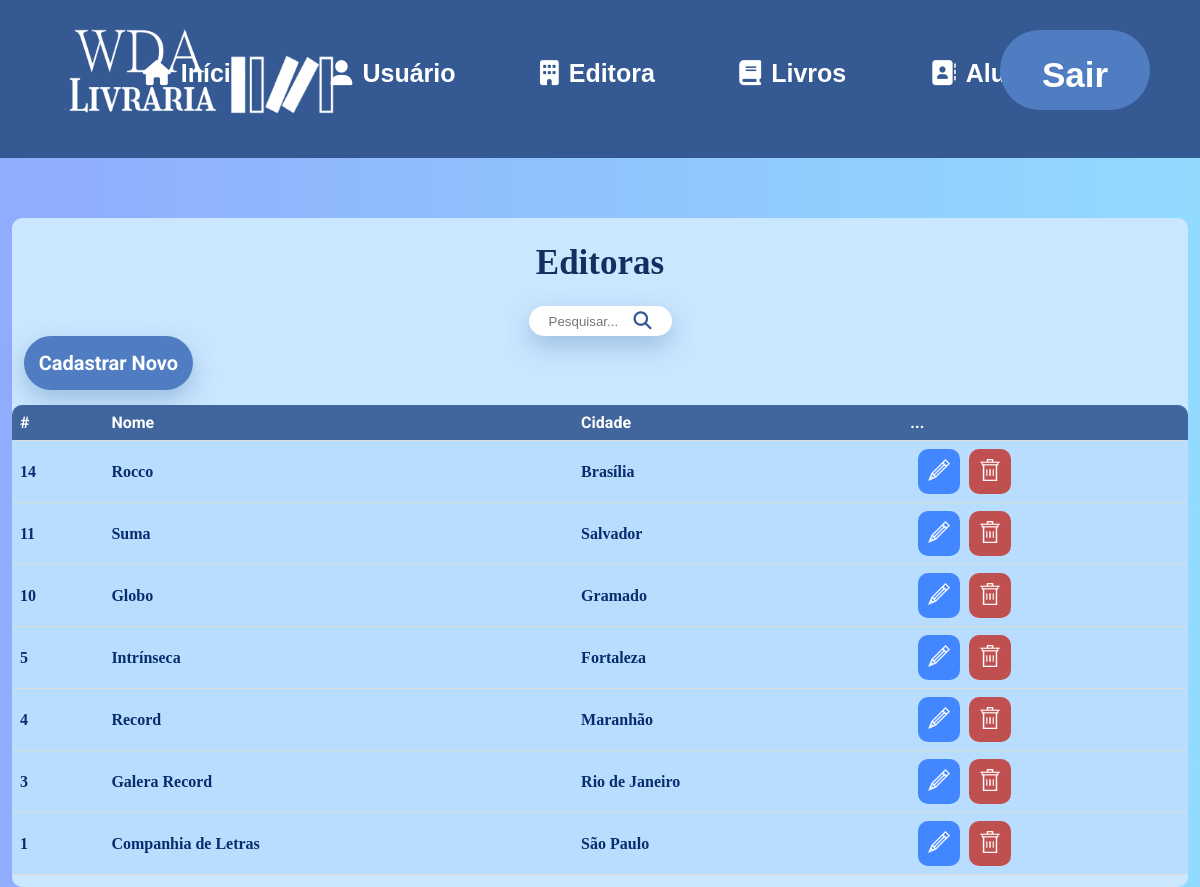
The page /READ/editora.php (signed in) on the database its author committed.
### tables this page shows
CREATE TABLE `editora` (
  `id_editora` int NOT NULL AUTO_INCREMENT,
  `nome_editora` varchar(50) NOT NULL,
  `cidade` varchar(50) NOT NULL,
  PRIMARY KEY (`id_editora`)
);

### READ/editora.php (the view, shortened to what this page needs)
<?php
include_once('../config.php');
if (!empty($_GET['search'])) {
  $data = $_GET['search'];
  $sql = "SELECT * FROM editora WHERE id_editora LIKE '%$data%' or nome_editora LIKE '%$data%' or cidade LIKE '%$data%' ORDER BY id_editora DESC";
} else {
  $sql = "SELECT * FROM editora ORDER BY id_editora DESC";
}
$result = $conexao->query($sql);
?>
<!DOCTYPE html>
<html lang="pt-br">
<head>
  <link rel="stylesheet" href="../estilos/style_tabelas.css">
</head>
<body>
<nav id="menu">
            <ul>
                <a href="sistema.php"><img id="logo4branca" src="../img/logo4branca.png" alt="logo4branca"></a></li>
                <li><a href="sistema.php"><i class="fa-solid fa-house"></i><b>Início</b></a></li>
                <li><a href="usuario.php"><i class="fa-solid fa-user"></i><b>Usuário</b></a></a></li>
                <li><a href="editora.php"><i class="fa-solid fa-building"></i><b>Editora</b></a></a></li>
                <li><a href="livro.php"><i class="fa-solid fa-book"></i><b>Livros</b></a></a></li>
                <li><a href="aluguel.php"><i class="fa-solid fa-address-book"></i><b>Aluguel</b></a></a></li>
                <li><a href="sair.php"><b>Sair</b></a></li>
            </ul>
        </nav>
  <div class="container-usuario">
    <h1 class="usuarioh1">Editoras</h1>
    <div class="search2">
      <div class="search">
        <input type="search" class="input-search" id="input-search" placeholder="Pesquisar...">
        <button onclick="searchData()">
          <i class="fa-solid fa-magnifying-glass"></i>
        </button>
      </div>
    </div>
    <div class="novo">
      <button><a href='../CREATE/c_editora.php?id_editora=$user_data[id_editora]'><b>Cadastrar Novo</b></a></button>
    </div>
    <div class="tabela">
      <table>
        <thead>
          <div class="headers">
            <tr class="thead">
              <th>#</th>
              <th>Nome</th>
              <th>Cidade</th>
              <th>...</th>
            </tr>
          </div>
        </thead>
        <tbody>
          <?php
          while ($user_data =  mysqli_fetch_assoc($result)) {
            echo "<tr>";
            echo "<td>" . "<b>" . $user_data['id_editora'] . "</td>";
            echo "<td>" . "<b>" . "<b>" . $user_data['nome_editora'] . "</b>" . "</td>";
            echo "<td>" . "<b>" . $user_data['cidade'] . "</td>";
            echo "<td>"
              . "<button>" . "<a href='../UPDATE/u_editora.php?id_editora=$user_data[id_editora]'>" . "<img class='iconusuario' src='img/pencil.png'>" . "</a>" . "</button>" .
              "<button class='trash'>" . "<a href='../DELETE/d_editora.php?id_editora=$user_data[id_editora]'>" . "<img class='iconusuario' src='img/trash.png'>" . "</a>" . "</button>"
              . "</td>";
          }
          ?>
        </tbody>
      </table>
    </div>
  </div>
</body>
</html>

### estilos/style_tabelas.css (style rules this page uses)
body { background-image: linear-gradient( to right, rgb(143, 172, 253), rgb(146, 219, 255)); }
h1 { font-family: 'fonte-felipinho2'; color: #12305F; font-size: 35px; }
* { margin: 0 auto; padding: 0; box-sizing: border-box; }
#menu ul { list-style-type: none; background-color: #345993; text-align: center; font-family: Arial, Helvetica, sans-serif; padding-bottom: 30px; position: relative; }
#menu ul li { display: inline; font-style: normal; font-size: 25px; line-height: 30px; color: #FFFFFF; }
#menu ul li i { margin-right: 10px; }
#logo4branca { width: 300px; display: inline-block; left: 50px; top: 10px; position: absolute; }
#menu ul li a { color: white; text-decoration: none; padding: 40px; display: inline-block; margin-top: 1.5%; }
#menu ul li:last-child { display: inline-block; background-color: #507dc1; font-size: 35px; border-radius: 80px; position: absolute; right: 50px; top: 30px; line-height: 5px; width: 150px; height: 80px; }
.search2 { display: flex; }
.search button { background: transparent; border: none; cursor: pointer; }
.search { height: 30px; display: flex; cursor: pointer; padding: 10px 20px; background-color: white; border-radius: 30px; align-items: center; box-shadow: 0 10px 25px rgba(43, 101, 155, 0.3); }
.search input { width: 85px; outline: none; border: none; font-weight: 500; transition: 0.8s; background: transparent; }
.search button .fa-solid { font-size: 18px; color: #345993; }
.container-usuario { margin-top: 5%; margin-left: 1%; margin-right: 1%; padding-bottom: 1%; background-color: #cbe6ff; border-radius: 10px; padding-top: 1px; }
.usuarioh1 { text-align: center; margin-bottom: 2%; margin-top: 2%; }
.novo button { background-color: #507dc1; font-size: 20px; border-radius: 30px; margin-bottom: 15px; padding: 15px; border: none; cursor: pointer; margin-left: 1%; box-shadow: 0 10px 25px rgba(43, 101, 155, 0.3); }
.novo button a { text-decoration: none; color: white; font-family: 'Roboto'; }
table { border-collapse: collapse; width: 100%; background-color: rgba(174, 216, 255, 0.6) ; border-radius: 10px 10px 0 0; }
th, td { text-align: left; padding: 8px; border-bottom: 1px solid #ddd; }
th { background-color: rgba(52, 89, 147, 0.9); color: white; font-family: 'Roboto', sans-serif; }
th:first-child { border-top-left-radius: 10px; border-top-right-radius: 0px; border-bottom-left-radius: 0; border-bottom-right-radius: 0; }
th:last-child { border-top-left-radius: 0px; border-top-right-radius: 10px; border-bottom-left-radius: 0; border-bottom-right-radius: 0; }
td { font-family: 'fonte-felipinho2'; color: #062e6e; }
.iconusuario { width: 22px; }
.trash { background-color: #C05050; }
td button { background-color: rgb(66, 135, 255); border: none; padding: 10px; border-radius: 10px; cursor: pointer; margin-left: 3%; }

### rows shown on the page
editora: id_editora "14", nome_editora "Rocco", cidade "Brasília"
editora: id_editora "11", nome_editora "Suma", cidade "Salvador"
editora: id_editora "10", nome_editora "Globo", cidade "Gramado"
editora: id_editora "5", nome_editora "Intrínseca", cidade "Fortaleza"
editora: id_editora "4", nome_editora "Record", cidade "Maranhão"
editora: id_editora "3", nome_editora "Galera Record", cidade "Rio de Janeiro"
editora: id_editora "1", nome_editora "Companhia de Letras", cidade "São Paulo"
